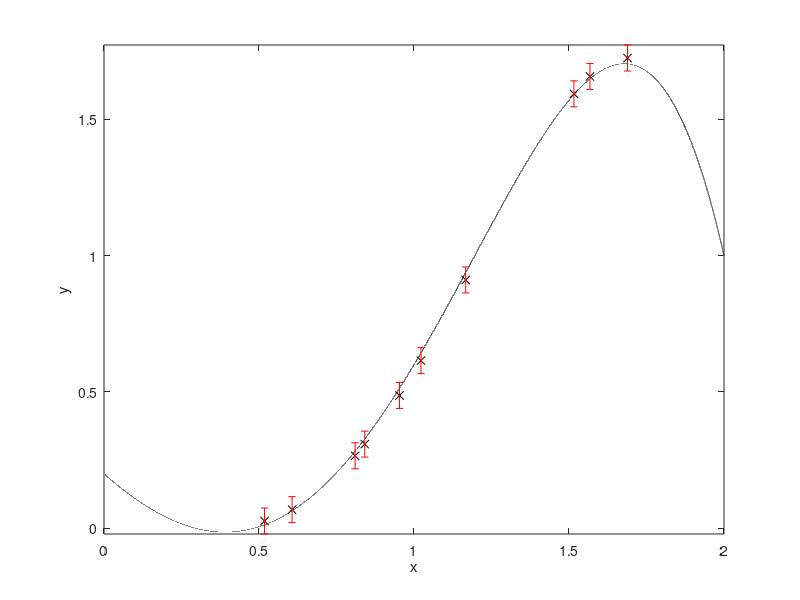
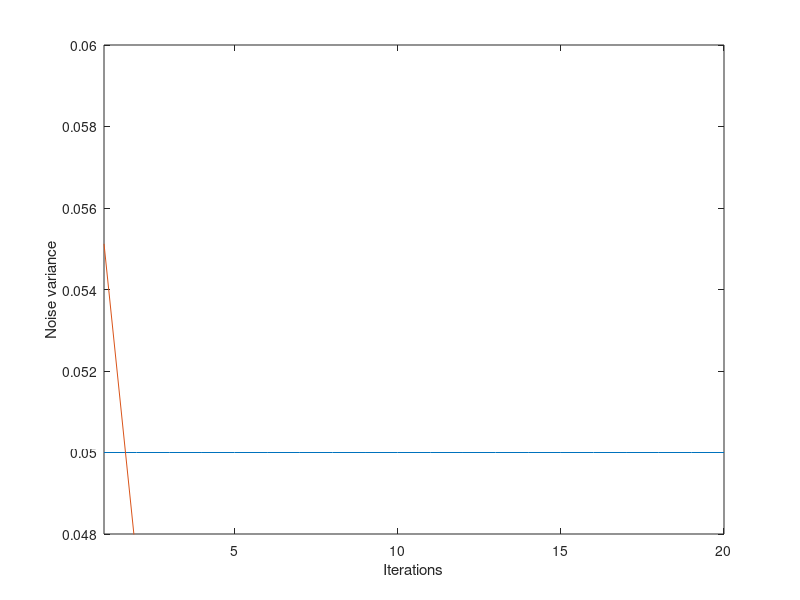

Recreate these plots in MATLAB, in order.
clc; clear; close all; format compact; format long eng;

rng('default');

% true signal curve
x = (0:.1e-4:2).'; 
y = .2 * ones(length(x),1) - x + .9 * x.^2 + .7 * x.^3 - .2 * x.^5; 

% plot the true curve
% figure; plot(x1,y1,'b'); 

% training samples
N = 500; 

% linear coefficients
K = 5; 

% sample interval [a b]
a = 0; b = 2; 

% generate samples
x1 = (a : b/N : b - b/N).';

% noise generation
sigma_eta = .05; 
n = sqrt(sigma_eta) .* randn(N,1); 

% use true parameter theta
theta_true = [.2; -1; .9; .7; -.2]; 

% compute the measurement matrix
Phi = [ones(N,1) x1 x1.^2 x1.^3 x1.^5];
Phi_gram = Phi.' * Phi;

% generate noisy observations using the linear model
y1 = Phi * theta_true + n;

% EM algorithm 
% initializate parameters
% experiment on different initializations
EMiter = 20; 
betaj = 1;
sigma_eta_EM = ones(EMiter,1);
alphaj = 1;
Phiy = Phi.' * y1;
for i = 1 : EMiter
    Sigma_theta = inv(betaj * Phi_gram + alphaj * eye(K));
    mu_theta = betaj * Sigma_theta * Phiy;
    
    alphaj = K/(norm(mu_theta)^2 + trace(Sigma_theta));
    
    betaj = N / (norm(y1 - Phi * mu_theta)^2 + trace(Sigma_theta * Phi_gram));
    sigma_eta_EM(i) = 1/betaj; 
end

% perform prediction on new samples
Np = 10; 

% generate prediction samples
x2 = (b-a) * rand(Np,1); 

% compute prediction measurement matrix 
Phip = [ones(Np,1) x2 x2.^2 x2.^3 x2.^5];

% compute the predicted mean and variance
y_pred = Phip * mu_theta;
y_pred_var = diag(sigma_eta_EM(end) + sigma_eta_EM(end) * 1/alphaj * Phip * inv(sigma_eta_EM(end) * eye(K) + 1/alphaj * Phi_gram ) * Phip.');

% plot the predictions along the condifence intervals
figure; 
set(gca,'FontSize',12,'FontName','Times');
plot(x,y,'k',x2,y_pred,'kx'); 
hold on; errorbar(x2,y_pred,y_pred_var,'r.'); hold off; axis tight; 
xlabel('x'); ylabel('y');

figure;
plot(1:EMiter,repmat(sigma_eta, [EMiter 1]), 1: EMiter, sigma_eta_EM); axis([1 EMiter 0.048 0.060]); ylabel('Noise variance'); xlabel('Iterations');
